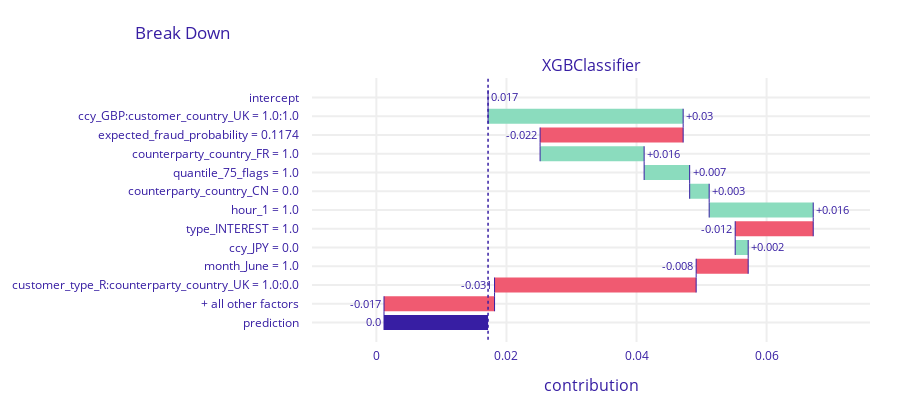

The notebook cell saved with this chart:
### Code cell
shap_values.plot()

### Figure 1 — Plotly figure (JSON) as saved in the notebook; plotly's stock layout.template omitted (floating-point values rounded to 4 significant figures)
{"data": [{"base": 0.01717, "connector": {"line": {"color": "#371ea3", "dash": "solid", "width": 1}, "mode": "spanning"}, "decreasing": {"marker": {"color": "#f05a71"}}, "hoverinfo": "text+delta", "hoverlabel": {"bgcolor": "rgba(0,0,0,0.8)"}, "hovertext": ["Average response: 0.017<br>Prediction: 0.0", "ccy_GBP:customer_country_UK = 1.0:1.0<br>increases average response by", "expected_fraud_probability = 0.1174<br>decreases average response by", "counterparty_country_FR = 1.0<br>increases average response by", "quantile_75_flags = 1.0<br>increases average response by", "counterparty_country_CN = 0.0<br>increases average response by", "hour_1 = 1.0<br>increases average response by", "type_INTEREST = 1.0<br>decreases average response by", "ccy_JPY = 0.0<br>increases average response by", "month_June = 1.0<br>decreases average response by", "customer_type_R:counterparty_country_UK = 1.0:0.0<br>decreases average response by", "+ all other factors<br>decreases average response by", "Average response: 0.017<br>Prediction: 0.0"], "increasing": {"marker": {"color": "#8bdcbe"}}, "measure": ["relative", "relative", "relative", "relative", "relative", "relative", "relative", "relative", "relative", "relative", "relative", "relative", "total"], "orientation": "h", "showlegend": false, "text": ["0.017", "+0.03", "-0.022", "+0.016", "+0.007", "+0.003", "+0.016", "-0.012", "+0.002", "-0.008", "-0.031", "-0.017", "0.0"], "textposition": "outside", "totals": {"marker": {"color": "#371ea3"}}, "type": "waterfall", "x": [0, 0.03, -0.022, 0.016, 0.007, 0.003, 0.016, -0.012, 0.002, -0.008, -0.031, -0.017, -0.017], "xaxis": "x", "y": ["intercept", "ccy_GBP:customer_country_UK = 1.0:1.0", "expected_fraud_probability = 0.1174", "counterparty_country_FR = 1.0", "quantile_75_flags = 1.0", "counterparty_country_CN = 0.0", "hour_1 = 1.0", "type_INTEREST = 1.0", "ccy_JPY = 0.0", "month_June = 1.0", "customer_type_R:counterparty_country_UK = 1.0:0.0", "+ all other factors", "prediction"], "yaxis": "y"}], "layout": {"annotations": [{"font": {"size": 16}, "showarrow": false, "text": "XGBClassifier", "x": 0.5, "xanchor": "center", "xref": "paper", "y": 1, "yanchor": "bottom", "yref": "paper"}, {"font": {"size": 16}, "showarrow": false, "text": "contribution", "x": 0.5, "xanchor": "center", "xref": "paper", "y": 0, "yanchor": "top", "yref": "paper", "yshift": -30}], "font": {"color": "#371ea3"}, "height": 413, "margin": {"b": 71, "r": 30, "t": 78}, "shapes": [{"line": {"color": "#371ea3", "dash": "dot", "width": 1.5}, "type": "line", "x0": 0.01717, "x1": 0.01717, "xref": "x", "y0": -1, "y1": 13, "yref": "y"}], "title": {"text": "Break Down", "x": 0.15}, "xaxis": {"anchor": "y", "automargin": true, "domain": [0, 1], "fixedrange": true, "gridwidth": 2, "range": [-0.0099, 0.0759], "tickcolor": "white", "ticklen": 3, "ticks": "outside", "type": "linear", "zeroline": false}, "yaxis": {"anchor": "x", "automargin": true, "autorange": "reversed", "domain": [0, 1], "fixedrange": true, "gridwidth": 2, "tickcolor": "white", "ticklen": 10, "ticks": "outside", "type": "category"}}}
